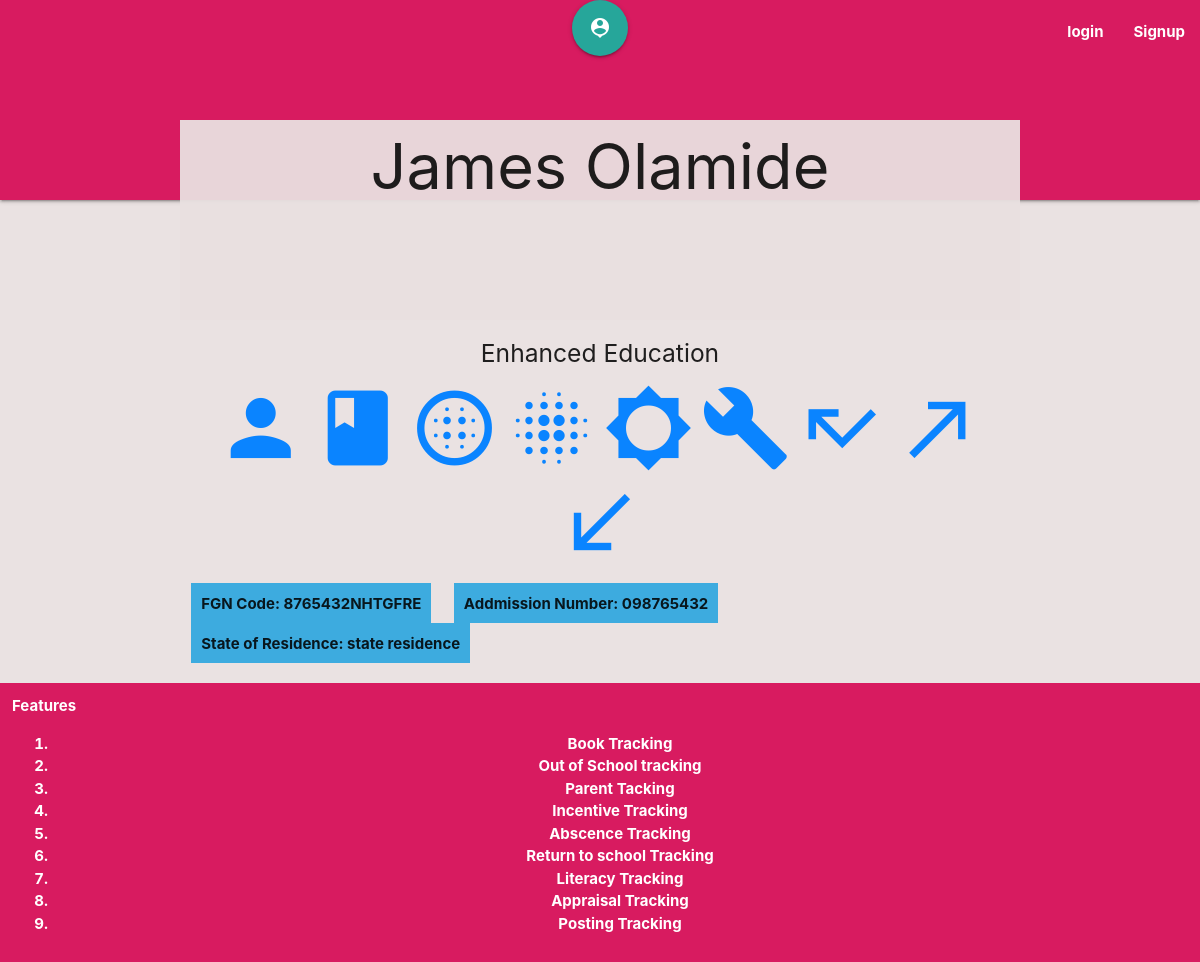
/details/1/james-olamide, run on the app's committed database.
### app/models.py (models this page shows, shortened)
class Student(models.Model):
    GENDER = (
        ('M', 'Male'),
        ('F', 'Female'),
    )
    created_by = models.ForeignKey(User, on_delete=models.CASCADE)
    federal_goverment_code = models.CharField(max_length=300, blank=True, null=True)
    addmission_number_of_student = models.CharField(max_length=300, blank=True, null=True)
    full_name = models.CharField(max_length=300)
    slug = models.SlugField(max_length=300, verbose_name = "slug")
    gender = models.CharField(max_length=1, choices=GENDER, blank=True, null=True)
    current_passport_photograph = models.ImageField(default='default.jpg',
                         blank=True, null=True)
    address = models.CharField(max_length=200, default='address',
                         blank=True, null=True)
    city = models.CharField(max_length=100, default='city',
                         blank=True, null=True)
    local_government_of_origin = models.CharField(max_length=20,
                         null=True, blank=True, default='local origin')
    state_of_origin = models.CharField(max_length=20, null=True, blank=True,
                        default='state origin')
    house_number_and_street_name = models.CharField(max_length=300,
                            blank=True, null=True)
    name_of_town = models.CharField(max_length=300, blank=True, null=True)
    local_government_residence = models.CharField(max_length=20,
                        default='local residence', blank=True, null=True)
    state_residence = models.CharField(max_length=20, null=True,
                        default='state residence', blank=True)
    date_of_birth = models.DateField( blank=True, null=True, help_text="YYYY-MM-DD")
    place_of_birth = models.CharField(max_length=300, blank=True, null=True)
    email_address = models.CharField(max_length=300, blank=True, null=True)
    date_of_admision = models.DateField(max_length=300, blank=True, null=True, help_text="YYYY-MM-DD")
    reason_for_admission = models.CharField(max_length=300, blank=True, null=True)
    admission_entry_point = models.CharField(max_length=300, blank=True, null=True)
    def __str__(self):
        return self.full_name

### app/views.py (the view)
# urls.py: path('details/<int:pk>/<slug:slug>', DetailStudentView.as_view(),
class DetailStudentView(DetailView):
        template_name = 'student/details.html'
        model = Student
        content_type = None
        pk_url_kwarg = 'pk'
        query_pk_and_slug = True
        slug_url_kwarg = 'slug'
        def get_context_data(self, **kwargs):
                context = super().get_context_data(**kwargs)
                context['parent'] = Parent.objects.filter(
                        student = Student.objects.get(id=self.kwargs['pk'])
                        )
                context['books'] = Book.objects.filter(
                        owned_by = Student.objects.get(id=self.kwargs['pk'])
                        )
                context['literacy'] = Literacy.objects.filter(
                        student = Student.objects.get(id=self.kwargs['pk'])
                        )
                context['attendance'] = Attendance.objects.filter(
                        student = Student.objects.get(id=self.kwargs['pk'])
                        )
                context['incentive'] = Incentive.objects.filter(
                        student = Student.objects.get(id=self.kwargs['pk'])
                        )
                context['appraisal'] = Appraisal.objects.filter(
                        student = Student.objects.get(id=self.kwargs['pk'])
                        )
                context['posting'] = Posting.objects.filter(
                        student = Student.objects.get(id=self.kwargs['pk'])
                        )
                context['absence'] = AbsenceRecord.objects.filter(
                        student = Student.objects.get(id=self.kwargs['pk'])
                        )
                context['out'] = OutOfSchool.objects.filter(
                        student = Student.objects.get(id=self.kwargs['pk'])
                        )
                context['return'] = ReturnToSchool.objects.filter(
                        student = Student.objects.get(id=self.kwargs['pk'])
                        )
                context['feeding'] = Feeding.objects.filter(
                        student = Student.objects.get(id=self.kwargs['pk'])
                        )
                return context

### app/templates/student/details.html (shortened to what this page needs)
{% extends "base.html" %}
  {% block heading %}
    <div class=" container">
        <div class="">
            <h1 class="">{{ object }}</h1>
        </div>
    </div>
  {% endblock heading %}
  {% block content %}
    <div class="row">
        <div class="container"><h5 class="bold">{{object.reason_for_admission}}<br>
            <h5><a href="{% url 'student:parent' object.pk object.slug %}"><i class="material-icons large">person</i></a>
            <a href="{% url 'student:book' object.pk object.slug%}" class=""><i class="material-icons large">book</i></a>
            <a href="{% url 'student:literacy' object.pk object.slug%}" class=""><i class="material-icons large">blur_circular</i></a>
            <a href="{% url 'student:incentive' object.pk object.slug%}" class=""><i class="material-icons large">blur_on</i></a>
            <a href="{% url 'student:appraisal' object.pk object.slug%}" class=""><i class="material-icons large">brightness_5</i></a>
            <a href="{% url 'student:posting' object.pk object.slug%}" class=""><i class="material-icons large">build</i></a>
            <a href="{% url 'student:absence' object.pk object.slug%}" class=""><i class="material-icons large">call_missed</i></a>
            <a href="{% url 'student:out' object.pk object.slug%}" class=""><i class="material-icons large">call_made</i></a>
            <a href="{% url 'student:return' object.pk object.slug%}" class=""><i class="material-icons large">call_received</i></a></h5>
            <div class="col">
                <div class="dashboard">FGN Code: {{object.federal_goverment_code}}</div>
            </div>
            <div class="col">
                <div class="dashboard">Addmission Number: {{object.addmission_number_of_student}}</div>
            </div>
            <div class="col">
                <div class="dashboard">State of Residence: {{object.state_residence}}</div>
            </div>
        </div>
    </div>
  {% endblock content %}

### app/static/css/style.css (style rules this page uses)
html { box-sizing: border-box; }
*, *::before, *::after { box-sizing: inherit; }
body { background-color: rgba(233, 225, 225, 0.945); font-family: -apple-system, BlinkMacSystemFont, "segoe ui", "helvetica neue", helvetica, ubuntu, roboto, noto, arial, sans-serif; margin: 0; }
a { color: #0a84ff; text-decoration: none; }
div h5 { text-align: center; }
div h1 { text-align: center; margin: -80px 0px 20px 0px; font-weight: normal; position: relative; background-color:rgba(233, 225, 225, 0.945); height: 200px; padding: 12px; }
.dashboard { height: 40px; background-color: rgb(61, 171, 223); text-align: center; padding: 10px; font-weight: bold; }

### data on the page
Student: full_name "James Olamide", reason_for_admission "Enhanced Education", federal_goverment_code "8765432NHTGFRE", addmission_number_of_student "098765432", state_residence "state residence"
